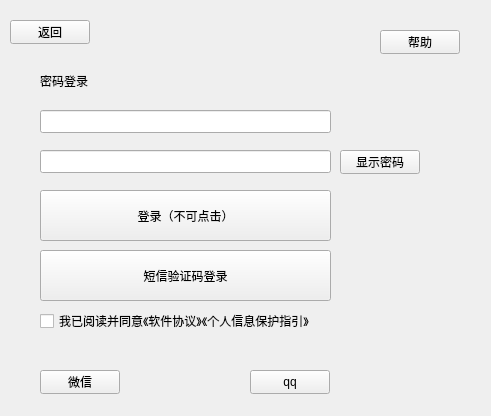
<?xml version="1.0" encoding="UTF-8"?>
<ui version="4.0">
 <class>UserLoginAccount</class>
 <widget class="QWidget" name="UserLoginAccount">
  <property name="geometry">
   <rect>
    <x>0</x>
    <y>0</y>
    <width>491</width>
    <height>416</height>
   </rect>
  </property>
  <property name="windowTitle">
   <string>Form</string>
  </property>
  <widget class="QPushButton" name="pushButton_back">
   <property name="geometry">
    <rect>
     <x>10</x>
     <y>20</y>
     <width>80</width>
     <height>24</height>
    </rect>
   </property>
   <property name="text">
    <string>返回</string>
   </property>
  </widget>
  <widget class="QLabel" name="label_title">
   <property name="geometry">
    <rect>
     <x>40</x>
     <y>60</y>
     <width>131</width>
     <height>41</height>
    </rect>
   </property>
   <property name="text">
    <string>密码登录</string>
   </property>
  </widget>
  <widget class="QLineEdit" name="lineEdit_account">
   <property name="geometry">
    <rect>
     <x>40</x>
     <y>110</y>
     <width>291</width>
     <height>23</height>
    </rect>
   </property>
   <property name="text">
    <string/>
   </property>
  </widget>
  <widget class="QLineEdit" name="lineEdit_password">
   <property name="geometry">
    <rect>
     <x>40</x>
     <y>150</y>
     <width>291</width>
     <height>23</height>
    </rect>
   </property>
   <property name="text">
    <string/>
   </property>
  </widget>
  <widget class="QPushButton" name="pushButton_login">
   <property name="geometry">
    <rect>
     <x>40</x>
     <y>190</y>
     <width>291</width>
     <height>51</height>
    </rect>
   </property>
   <property name="text">
    <string>登录（不可点击）</string>
   </property>
  </widget>
  <widget class="QPushButton" name="pushButton_login_phone">
   <property name="geometry">
    <rect>
     <x>40</x>
     <y>250</y>
     <width>291</width>
     <height>51</height>
    </rect>
   </property>
   <property name="text">
    <string>短信验证码登录</string>
   </property>
  </widget>
  <widget class="QCheckBox" name="checkBox_protocol">
   <property name="geometry">
    <rect>
     <x>40</x>
     <y>310</y>
     <width>311</width>
     <height>22</height>
    </rect>
   </property>
   <property name="text">
    <string>我已阅读并同意《软件协议》《个人信息保护指引》</string>
   </property>
  </widget>
  <widget class="QPushButton" name="pushButton_wechat">
   <property name="geometry">
    <rect>
     <x>40</x>
     <y>370</y>
     <width>80</width>
     <height>24</height>
    </rect>
   </property>
   <property name="text">
    <string>微信</string>
   </property>
  </widget>
  <widget class="QPushButton" name="pushButton_qq">
   <property name="geometry">
    <rect>
     <x>250</x>
     <y>370</y>
     <width>80</width>
     <height>24</height>
    </rect>
   </property>
   <property name="text">
    <string>qq</string>
   </property>
  </widget>
  <widget class="QPushButton" name="pushButton_help">
   <property name="geometry">
    <rect>
     <x>380</x>
     <y>30</y>
     <width>80</width>
     <height>24</height>
    </rect>
   </property>
   <property name="text">
    <string>帮助</string>
   </property>
  </widget>
  <widget class="QPushButton" name="pushButton_look_password">
   <property name="geometry">
    <rect>
     <x>340</x>
     <y>150</y>
     <width>80</width>
     <height>24</height>
    </rect>
   </property>
   <property name="text">
    <string>显示密码</string>
   </property>
  </widget>
 </widget>
 <resources/>
 <connections/>
</ui>
